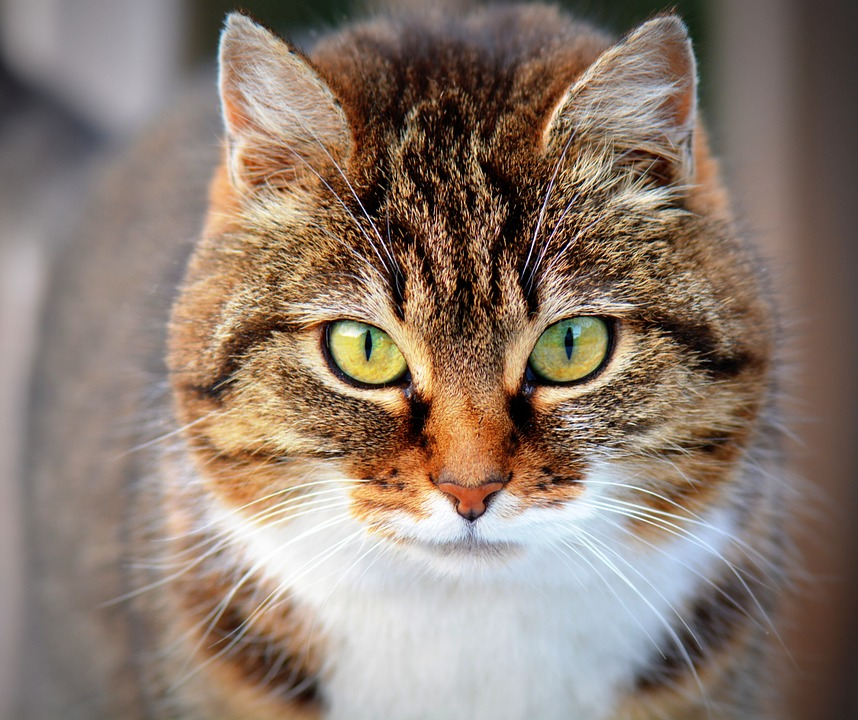
#> input picture cat.jpg, 858 x 720 px
$ python sift_impl2.py   (Python 2 division)   (older library calls are emulated)
#> lines starting #> are read from the running program, lines starting #| are printed output that depends on the picture; after the words box and inside, x2 and y2 are one past the last pixel; in counts of white or black regions, pixels touching at a corner belong together
import cv2
import numpy as np
import math
import time
from matplotlib import pyplot as plt

nScales = 3
nOctaves = 3
k = math.pow(2, 1. / nScales)
sigma = 1.6
sigma_init = 0.5
gaussian_pyramid = [[0 for x in range(nScales + 3)] for y in range(nOctaves)]
dog_pyramid = [[0 for x in range(nScales + 2)] for y in range(nOctaves)]
img_orig = cv2.imread('cat.jpg', 0)
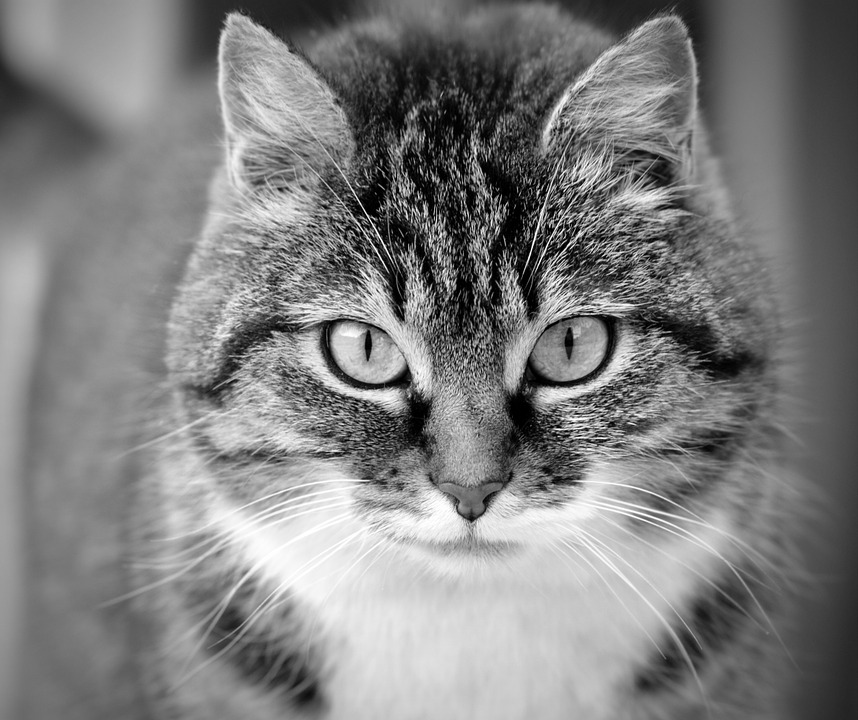
#> img_orig: shape (720, 858); min 0, max 255, mean 127.1
base = cv2.resize(img_orig, None, fx=2, fy=2, interpolation=cv2.INTER_LINEAR)


def findSigma(x):
    global sigma
    if not x == 0:
        return math.sqrt(k * k - 1) * sigma * (k ** (x - 1))
    return sigma


def buildGaussianPyramid():
    global nOctaves, nScales, sigma, gaussian_pyramid, dog_pyramid

    for i in range(nOctaves):
        for j in range(nScales + 3):
            if i == 0 and j == 0:
                gaussian_pyramid[i][j] = cv2.GaussianBlur(base, (0, 0), sig[j])
            elif i > 0 and j == 0:
                gaussian_pyramid[i][j] = cv2.resize(gaussian_pyramid[i - 1][nScales], None, fx=0.5, fy=0.5,
                                                    interpolation=cv2.INTER_NEAREST)
            elif j > 0:
                gaussian_pyramid[i][j] = cv2.GaussianBlur(gaussian_pyramid[i][j - 1], (0, 0), sig[j])
#> after the loop, gaussian_pyramid = 3 items


def buildDoGPyramid():
    global nOctaves, nScales, gaussian_pyramid, dog_pyramid
    for i in xrange(nOctaves):
        for j in xrange(nScales + 2):
            dog_pyramid[i][j] = cv2.subtract(gaussian_pyramid[i][j + 1], gaussian_pyramid[i][j])
#> after the loop, dog_pyramid = 3 items


def check_extrema(i, j):
    iterTable = [[u, v, w] for u in [0, 1, -1] for v in [0, 1, -1] for w in [0, 1, -1]][1:]
    threshold_max = 0.5 * 0.04 * 255 / nScales
    threshold_min = 255 * (1 - (0.5 * 0.04 / nScales))

    global dog_pyramid

    maxmask = np.greater(dog_pyramid[i][j][1: (dog_pyramid[i][j].shape[0] - 1), 1: (dog_pyramid[i][j].shape[1] - 1)],
                         threshold_max)
    minmask = np.less(dog_pyramid[i][j][1: (dog_pyramid[i][j].shape[0] - 1), 1: (dog_pyramid[i][j].shape[1] - 1)],
                      threshold_min)

    for state in iterTable:
        maxmask[:, :] = np.logical_and(maxmask, np.greater(
            dog_pyramid[i][j][1: (dog_pyramid[i][j].shape[0] - 1), 1: (dog_pyramid[i][j].shape[1] - 1)],
            dog_pyramid[i][(j + state[0])][(1 + state[1]): (dog_pyramid[i][j].shape[0] - 1 + state[1]),
            (1 + state[2]): (dog_pyramid[i][j].shape[1] - 1 + state[2])]))
        minmask[:, :] = np.logical_and(minmask, np.less(
            dog_pyramid[i][j][1: (dog_pyramid[i][j].shape[0] - 1), 1: (dog_pyramid[i][j].shape[1] - 1)],
            dog_pyramid[i][(j + state[0])][(1 + state[1]): (dog_pyramid[i][j].shape[0] - 1 + state[1]),
            (1 + state[2]): (dog_pyramid[i][j].shape[1] - 1 + state[2])]))

    return (np.argwhere(maxmask) + 1, np.argwhere(maxmask) + 1)


# refine extremas using taylor expansion of the DoG pyramid
def refine_extrema(i, j, x, y):
    global dog_pyramid

    window = 2
    ret = []
    if x < window or x > dog_pyramid[i][j].shape[0] - 1 - window:
        return False, ret
    if y < window or y > dog_pyramid[i][j].shape[1] - 1 - window:
        return False, ret

    # Gradient at (i,j,x,y), dD/dx
    grad = [0 for m in xrange(3)]
    # Hessian at (i,j,x,y), d^2D/dx^2
    hessian = [[0 for p in range(3)] for q in range(3)]

    grad[0] = (1.0 / 255.0) * (float(dog_pyramid[i][j][x + 1][y]) - float(dog_pyramid[i][j][x - 1][y])) * 0.5
    grad[1] = (1.0 / 255.0) * (float(dog_pyramid[i][j][x][y + 1]) - float(dog_pyramid[i][j][x][y - 1])) * 0.5
    grad[2] = (1.0 / 255.0) * (float(dog_pyramid[i][j + 1][x][y]) - float(dog_pyramid[i][j - 1][x][y])) * 0.5

    hessian[0][0] = (1.0 / 255.0) * (float(dog_pyramid[i][j][x + 1][y]) +
                                     float(dog_pyramid[i][j][x - 1][y]) - 2 * float(dog_pyramid[i][j][x][y]))
    hessian[1][1] = (1.0 / 255.0) * (float(dog_pyramid[i][j][x][y + 1]) +
                                     float(dog_pyramid[i][j][x][y - 1]) - 2 * float(dog_pyramid[i][j][x][y]))
    hessian[2][2] = (1.0 / 255.0) * (float(dog_pyramid[i][j + 1][x][y]) +
                                     float(dog_pyramid[i][j - 1][x][y]) - 2 * float(dog_pyramid[i][j][x][y]))
    hessian[0][1] = (1.0 / 255.0) * (float(dog_pyramid[i][j][x + 1][y + 1]) + float(dog_pyramid[i][j][x - 1][y - 1]) -
                                     float(dog_pyramid[i][j][x + 1][y - 1]) - float(
        dog_pyramid[i][j][x - 1][y + 1])) * 0.25
    hessian[1][0] = hessian[0][1]
    hessian[0][2] = (1.0 / 255.0) * (float(dog_pyramid[i][j + 1][x + 1][y]) + float(dog_pyramid[i][j - 1][x - 1][y]) -
                                     float(dog_pyramid[i][j - 1][x + 1][y]) - float(
        dog_pyramid[i][j + 1][x - 1][y])) * 0.25
    hessian[2][0] = hessian[0][2]
    hessian[1][2] = (1.0 / 255.0) * (float(dog_pyramid[i][j + 1][x][y + 1]) + float(dog_pyramid[i][j - 1][x][y - 1]) -
                                     float(dog_pyramid[i][j - 1][x][y + 1]) - float(
        dog_pyramid[i][j + 1][x][y - 1])) * 0.25
    hessian[2][1] = hessian[1][2]

    det_check = np.linalg.det(hessian)
    if (det_check == 0):  # Numeric stability check
        return False, ret

    delta = -1.0 * np.dot(np.linalg.inv(hessian), grad)

    if math.fabs(delta[0]) > 0.5 or math.fabs(delta[1]) > 0.5 or math.fabs(delta[2]) > 0.5:  # Numeric stability check
        return False, ret

    newval = dog_pyramid[i][j][x][y] / 255.0 + 0.5 * np.dot(grad, delta)

    if (np.abs(newval) < contrastThreshold / nScales):
        return False, ret

    trace = hessian[0][0] + hessian[1][1]
    det = hessian[0][0] * hessian[1][1] - hessian[0][1] * hessian[1][0]
    if (det <= 0):
        return False, ret

    thr = 10.0  # Curvature threshold
    if (trace * trace * thr >= (thr + 1) * (thr + 1) * det):
        return False, ret

    mag = gaussian_pyramid[i][j][x][y]
    ret = [i, j + delta[2], x + delta[0], y + delta[1], newval + mag]

    return True, ret


def gaussianKernel(ksize, sig):
    k = cv2.getGaussianKernel(ksize, sig)
    kern = np.outer(k, k)
    kern = kern * (1. / kern[int(round(ksize / 2))][int(round(ksize / 2))])
    return kern


def calcKeypointOrientation(kp):
    global k, sigma, gaussian_pyramid
    no_of_bins = 36
    div = 360 / no_of_bins

    # radius = int(round((2**kp[0])*(k**kp[1])*sigma*1.5*math.sqrt(0.5)))
    # window = 2*radius + 1
    radius = 3
    window = 7
    sig = ((2 ** kp[0]) * (k ** kp[1]) * sigma) * 1.5

    point = np.rint(kp).astype(int)
    gkern = gaussianKernel(window, sig)
    histogram = np.zeros(no_of_bins)
    # Create a list that stores 2D gradients around a keypoint in a window of size 7x7
    # Calculate Magnitude and angle from the gradients
    # 0 for x, 1 for y
    grad_voxel_img = [0, 0]
    grad_voxel_img[0], grad_voxel_img[1] = np.gradient(
        gaussian_pyramid[point[0]][point[1]][max(point[2] - radius, 0):point[2] + radius + 1,
        max(0, point[3] - radius):point[3] + radius + 1])
    grad_mag = np.sqrt(np.square(grad_voxel_img[0]) + np.square(grad_voxel_img[1]))
    grad_angle = np.arctan2(grad_voxel_img[1], grad_voxel_img[0])
    grad_angle *= 180.0 / np.pi         # Radians to degrees
    grad_angle = grad_angle % 360.0     # [-180, 180] -> [0, 360]

    grad_angle = grad_angle * 0.1
    grad_angle = grad_angle.astype(int)

    for i in range(window):
        for j in range(window):
            histogram[grad_angle[i][j]] += grad_mag[i][j] * gkern[i][j]

    r = np.argmax(histogram)
    angle = []
    angle.append(r * div + div / 2.0)

    m = histogram[r]
    p = m * 0.8
    for i in range(len(histogram)):
        if (histogram[i] >= p and i != r):
            angle.append(i * div + div / 2.0)
            # [8 lines of commented-out code are left out]
    return angle


def calcDescriptor(kp):
    i = int(round(kp[0]))
    j = int(round(kp[1]))
    x = int(round(kp[2]))
    y = int(round(kp[3]))
    mag = int(round(kp[4]))
    ang = kp[5]
    no_of_kp = len(ang)

    desc_list = []

    if (x < 8 or x > gaussian_pyramid[i][j].shape[0] - 8 - 1):
        return False, desc_list
    if (y < 8 or y > gaussian_pyramid[i][j].shape[1] - 8 - 1):
        return False, desc_list

    sig = ((2 ** kp[0]) * (k ** kp[1]) * sigma) * 0.5

    gkern = gaussianKernel(16, sig)
    desc_size = 8
    no_of_bins = 8
    bins = 360 / no_of_bins

    grad_voxel_img = [0, 0]
    grad_voxel_img[0], grad_voxel_img[1] = np.gradient(
        gaussian_pyramid[i][j][x - desc_size:x + desc_size,
        y - desc_size:y + desc_size])
    grad_mag = np.sqrt(np.square(grad_voxel_img[0]) + np.square(grad_voxel_img[1]))
    grad_angle = np.arctan2(grad_voxel_img[1], grad_voxel_img[0])
    grad_angle *= 180.0 / np.pi  # Radians to degrees
    grad_angle = grad_angle % 360.0  # [-180, 180] -> [0, 360]

    threshold = 0.2

    for m in range(no_of_kp):
        desc = np.array([])
        for p in range(4):
            for q in range(4):
                hist = np.zeros(no_of_bins)
                for r in range(4):
                    for s in range(4):
                        a = (grad_angle[p * 4 + r][q * 4 + s] - ang[m]) / bins
                        t = np.int(np.floor(a))
                        hist[t] += gkern[p * 4 + r][q * 4 + s] * grad_mag[p * 4 + r][q * 4 + s]
                desc = np.append(desc, hist)
        desc.reshape((4, 4, 8))

        # Normalization for illumination invariance
        norm = math.sqrt(np.sum(np.square(desc)))
        desc = desc / norm

        # Thresholding for contrast invariance
        desc = np.where(np.greater(desc, threshold), threshold, desc)

        # Renormalizing
        norm = math.sqrt(np.sum(np.square(desc)))
        desc = desc / norm

        desc_list.append(desc)

    return True, desc_list


if __name__ == '__main__':
    start_time = time.time()

    sigma_base = math.sqrt(sigma * sigma - sigma_init * sigma_init * 4)
    contrastThreshold = 0.04
    curvatureThreshold = 10

    # find value of sigma for each image
    sig = [i for i in xrange(nScales + 3)]
    sig = map(findSigma, sig)
    sig[0] = sigma_base

    # build gaussian pyramid
    buildGaussianPyramid()

    # build DoG pyramid
    buildDoGPyramid()

    print("1)--- %s seconds ---" % (time.time() - start_time))
    extrema = []
    keypoints = []

    # find extrema and refine them using quadratic interpolation
    for i in xrange(nOctaves):
        for j in xrange(1, nScales + 1):
            maxI, minI = check_extrema(i, j)
            for u in maxI:
                is_ext, ext = refine_extrema(i, j, u[0], u[1])

                if is_ext:
                    extrema.append(ext)
            for u in minI:
                is_ext, ext = refine_extrema(i, j, u[0], u[1])

                if is_ext:
                    extrema.append(ext)
#> this loop made 3 passes
#> pass 1, in check_extrema, `maxmask = np.greater(dog_pyramid[i][j][1: (dog_pyramid[i][j].shape[0] ..`:
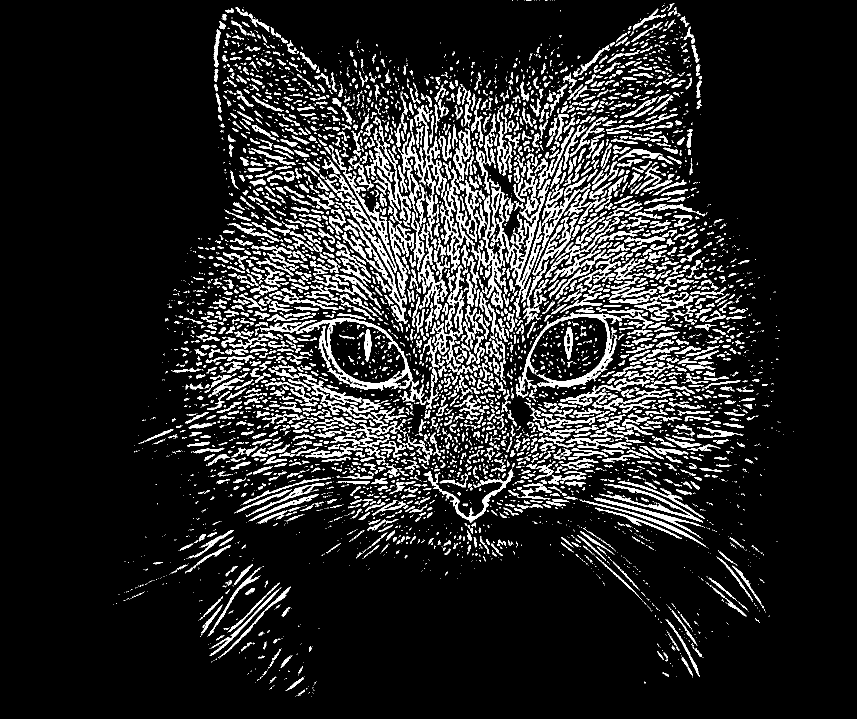
#> maxmask: shape (1438, 1714) bool (shown at 1/2 size); 12.6% white; 5513 white regions (3277 under 20 px), largest, box (x1, y1, x2, y2) and area: (663, 298, 815, 648) 7072, (979, 321, 1102, 635) 6923, (520, 635, 852, 810) 6478
#> pass 1, in check_extrema (call 2), `maxmask = np.greater(dog_pyramid[i][j][1: (dog_pyramid[i][j].shape[0] ..`:
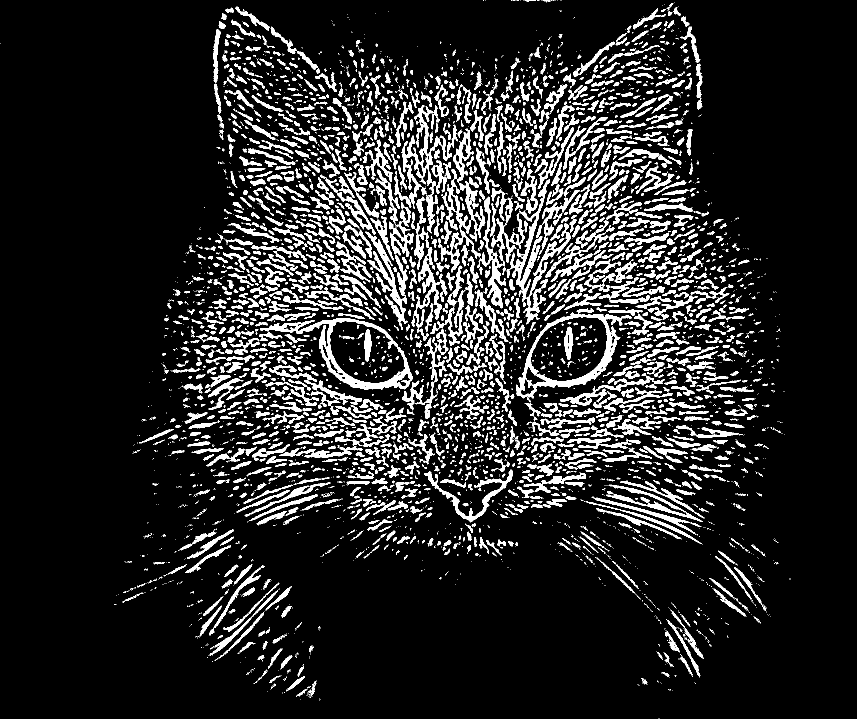
#> maxmask: shape (1438, 1714) bool (shown at 1/2 size); 12.9% white; 4576 white regions (2694 under 20 px), largest, box (x1, y1, x2, y2) and area: (520, 636, 825, 780) 6813, (1020, 359, 1141, 649) 6204, (1032, 625, 1263, 797) 6178
#> pass 1, in check_extrema (call 3), `maxmask = np.greater(dog_pyramid[i][j][1: (dog_pyramid[i][j].shape[0] ..`:
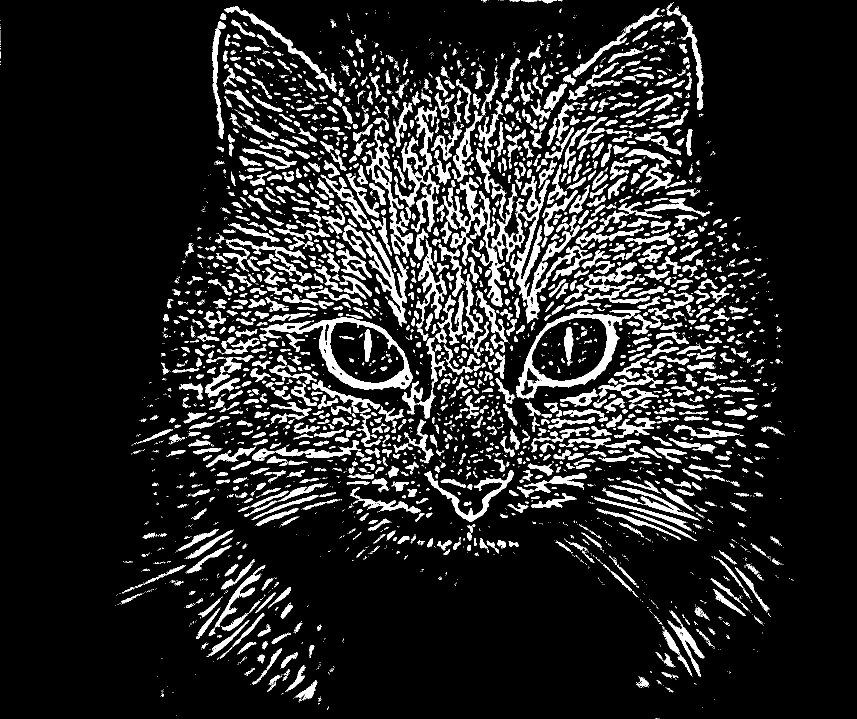
#> maxmask: shape (1438, 1714) bool (shown at 1/2 size); 13.2% white; 3657 white regions (2192 under 20 px), largest, box (x1, y1, x2, y2) and area: (519, 635, 825, 780) 8161, (1033, 618, 1282, 798) 7670, (1021, 352, 1161, 647) 7607
    print("2)--- %s seconds ---" % (time.time() - start_time))

    # Calculate the orientation of the keypoint
    for kp in extrema:
        angle = calcKeypointOrientation(kp)
        kp.append(angle)
        keypoints.append(kp)

    # Calculate sift descriptor for each keypoint
    sift_descriptor = []

    for kp in keypoints:
        is_kp, ret = calcDescriptor(kp)
        if is_kp:
            sift_descriptor += ret

    print("3)--- %s seconds ---" % (time.time() - start_time))
    # Plot the image
    plt.imshow(base, cmap='gray')

    i = np.array([])
    x = np.array([])
    y = np.array([])

    for index in range(len(extrema)):
        i = np.append(i, extrema[index][0])
        x = np.append(x, extrema[index][2])
        y = np.append(y, extrema[index][3])
    x = x * np.power(2, i)
    y = y * np.power(2, i)
    plt.scatter(x=y, y=x, c='r', s=10)  # x and y are interchanged in plotting
    print("4)--- %s seconds ---" % (time.time() - start_time))
    plt.show()
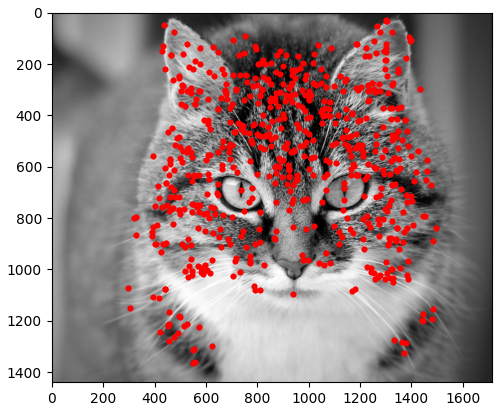
#> figure drawn by matplotlib, 1 panel
    print str(len(keypoints))
    gray = img_orig
    sift = cv2.SIFT()
    kp_sift = sift.detect(gray, None)
    img1 = cv2.drawKeypoints(
        gray, kp_sift, flags=cv2.DRAW_MATCHES_FLAGS_DRAW_RICH_KEYPOINTS)
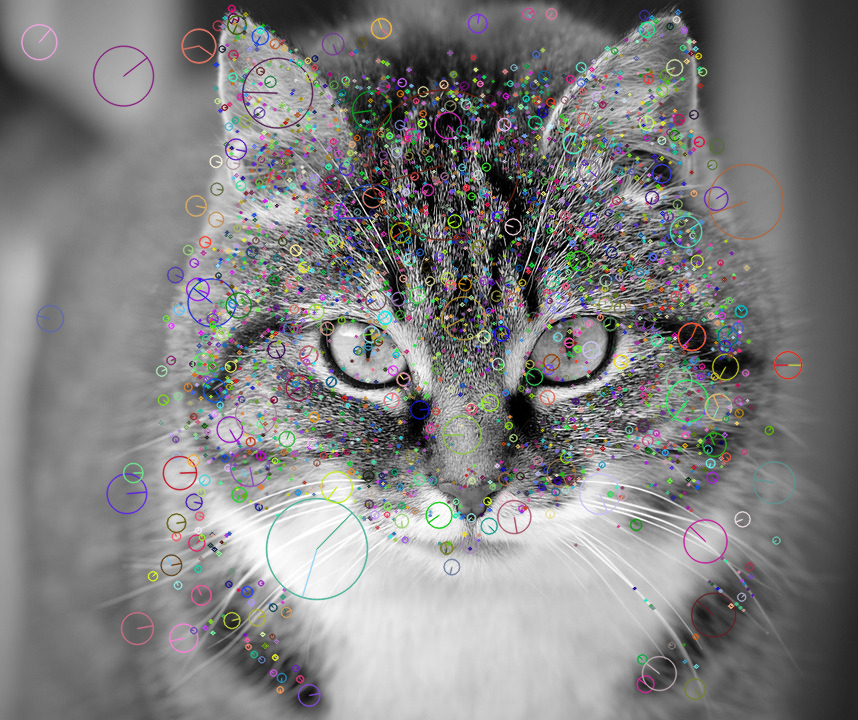
#> img1: shape (720, 858, 3); mean of channels 0, 1, 2 128, 128, 128.3; drawn as B, G, R
    plt.imshow(img1)
    plt.show()
    print str(len(kp_sift))
#| 3678
